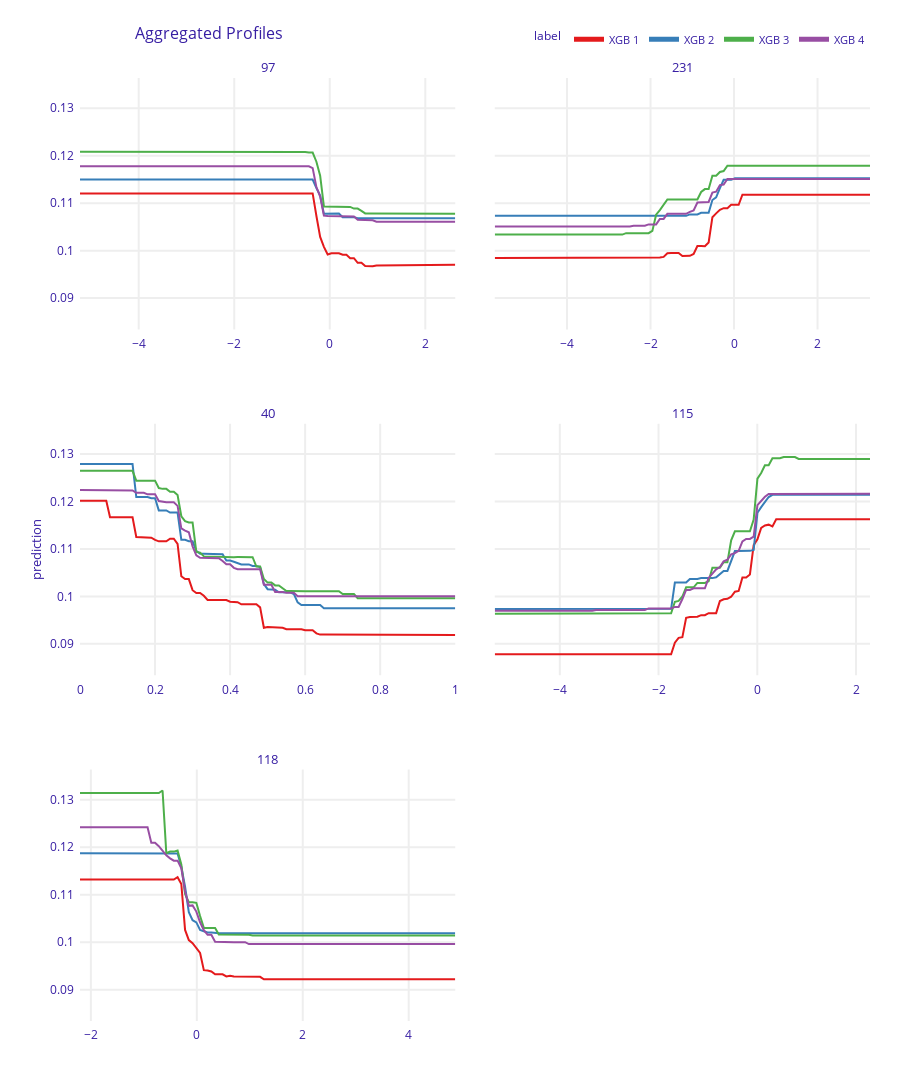

This figure's notebook cell:
### Code cell
#pd_xgb_1.plot([pd_xgb_2, pd_xgb_3, pd_xgb_4, pd_xgb_5])
pd_xgb_1.plot([pd_xgb_2, pd_xgb_3, pd_xgb_4])
